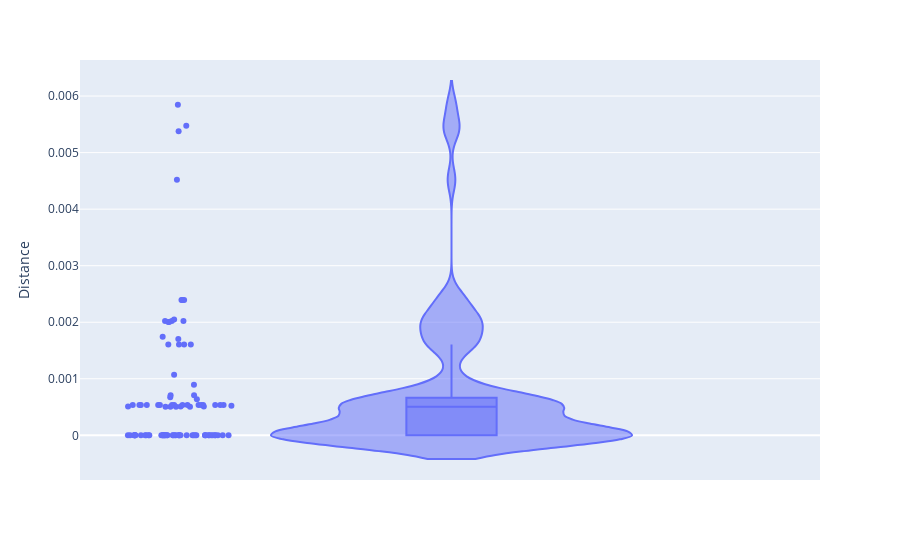
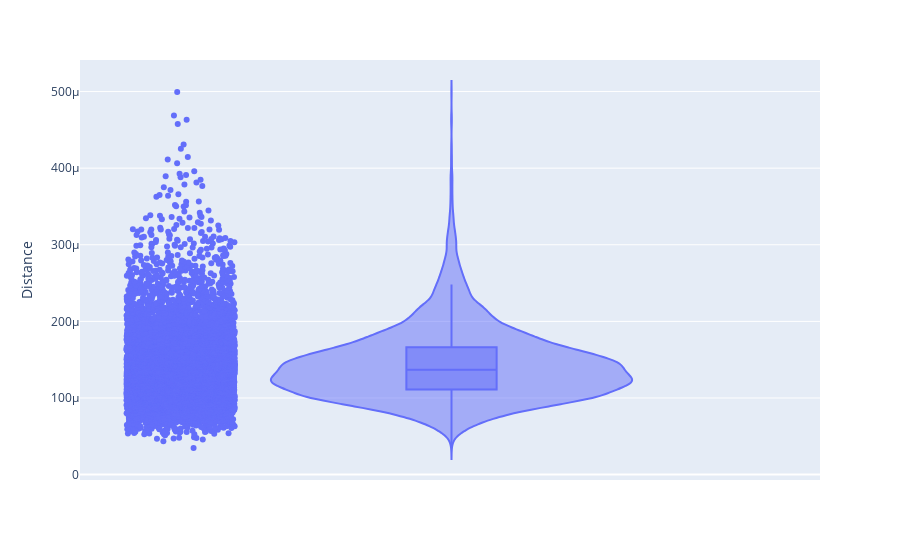

The notebook cell these images were saved under, in order:
### Code cell
distances_array = calculate_distances_from_reactions(samples_modified_dingo_model_frd7_removal, samples_modified_dingo_model_frd7_removal_loopless_solutions, ec_cobra_model_biomass_obj_0_opt)
violin_plot_samples_distances(distances_array)

indices = np.where(distances_array >= 0.004)[0]
reactions_in_loops = [ec_cobra_reactions[index] for index in indices]
print(reactions_in_loops)

distances_array = calculate_distances_from_samples(samples_modified_dingo_model_frd7_removal, samples_modified_dingo_model_frd7_removal_loopless_solutions, ec_cobra_model_biomass_obj_0_opt)
violin_plot_samples_distances(distances_array)

### Figure 1 — Plotly figure (JSON) as saved in the notebook; plotly's stock layout.template omitted (floating-point values rounded to 4 significant figures)
{"data": [{"alignmentgroup": "True", "box": {"visible": true}, "hovertemplate": "Distance=%{y}<extra></extra>", "legendgroup": "", "marker": {"color": "#636efa"}, "name": "", "offsetgroup": "", "orientation": "v", "points": "all", "scalegroup": "True", "showlegend": false, "type": "violin", "x0": " ", "xaxis": "x", "y": [0.000636, 3.196e-13, 0.001605, 0.0005351, 0.001605, 9.9e-14, 2.453e-13, 0.0005351, 3.503e-12, 2.328e-13, 0, 2.159e-14, 0.00538, 0.0005351, 0.0005351, 0.0005057, 0.0005117, 0, 0.0005092, 0.0005092, 0.002392, 0.001703, 5.188e-13, 0.005848, 2.952e-13, 3.143e-13, 3.759e-12, 0.00107, 0.0005351, 0.0005351, 0.00071, 1.153e-12, 0, 0.0005351, 0.00071, 6.329e-13, 0.0005351, 0.002392, 0.0005351, 0.002022, 0.0005351, 0.0005351, 0.0005351, 0, 0, 0, 3.759e-12, 0, 0, 0, 0, 0, 0, 0, 1.083e-11, 6.207e-12, 0, 0, 3.23e-13, 0, 3.503e-12, 0, 0, 0.0005351, 0.0005048, 0.002006, 0.002006, 0, 0, 0.0005351, 0, 0.001605, 0.0005351, 0, 0.0008926, 0, 0.0005073, 0.0005216, 0.0005073, 0, 0.001605, 6.207e-12, 0.002392, 0.002024, 0, 0.002024, 0, 0.005474, 0.004521, 0.0006722, 0.0005351, 0.002049, 3.23e-13, 7.767e-13, 0.001745], "y0": " ", "yaxis": "y"}], "layout": {"legend": {"tracegroupgap": 0}, "margin": {"t": 60}, "violinmode": "group", "xaxis": {"anchor": "y", "domain": [0, 1]}, "yaxis": {"anchor": "x", "domain": [0, 1], "title": {"text": "Distance"}}}}

### Figure 2 — Plotly figure (JSON) as saved in the notebook; plotly's stock layout.template omitted (floating-point values rounded to 4 significant figures; data arrays with more than 128 entries replaced by an {"elided": "..."} marker saying what was removed)
{"data": [{"alignmentgroup": "True", "box": {"visible": true}, "hovertemplate": "Distance=%{y}<extra></extra>", "legendgroup": "", "marker": {"color": "#636efa"}, "name": "", "offsetgroup": "", "orientation": "v", "points": "all", "scalegroup": "True", "showlegend": false, "type": "violin", "x0": " ", "xaxis": "x", "y": {"elided": "7900 float values"}, "y0": " ", "yaxis": "y"}], "layout": {"legend": {"tracegroupgap": 0}, "margin": {"t": 60}, "violinmode": "group", "xaxis": {"anchor": "y", "domain": [0, 1]}, "yaxis": {"anchor": "x", "domain": [0, 1], "title": {"text": "Distance"}}}}
